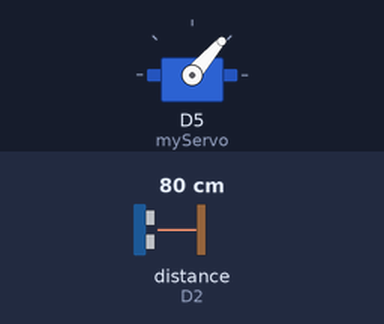
Simulated run of this sketch. Board: ESP8266 (NodeMCU). Shown: servo. Wiring (inferred from the names in the program): ultrasonic range finder: trigger D1; echo D2. The inputs (shaded band) are chosen by the test bench; at power-on: distance to the obstacle (sensor on D2) 80 cm. The echo pulse lasts 58.3 µs per cm; what the sketch prints to the serial monitor is not drawn.

Above: at 1.2 s.
1.3 s: distance to the obstacle (sensor on D2) set to 2 cm
At 1.72 s:
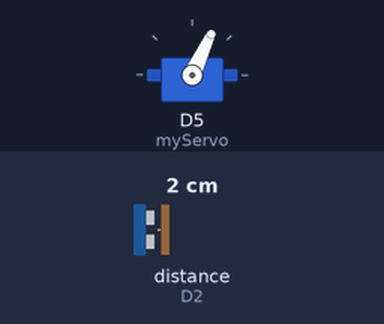
4.3 s: distance to the obstacle (sensor on D2) set to 250 cm
At 5.03 s:
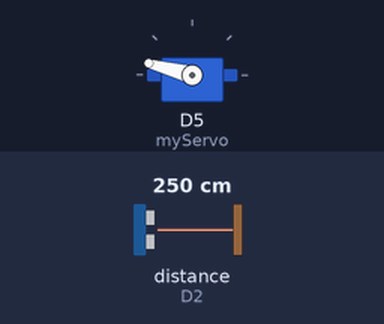
7.3 s: distance to the obstacle (sensor on D2) set to 4 cm
At 7.75 s:
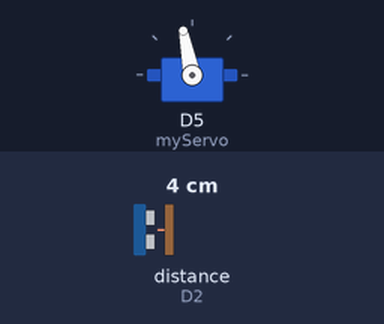
Timing chart, 0 to 16.3 s (numbered marks = the images above; inputs shaded):
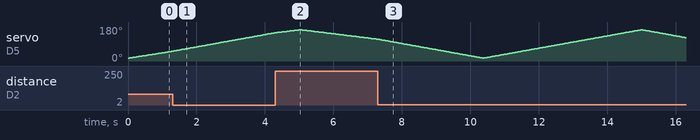

The sketch:

ultrasonicRadar_EPS2866.ino
```cpp
#include <Servo.h>

const int trigPin = D1; // Change D1 to the GPIO pin connected to the trigger pin of the ultrasonic sensor
const int echoPin = D2; // Change D2 to the GPIO pin connected to the echo pin of the ultrasonic sensor

long duration;
int distance;

Servo myServo;

void setup() {
  pinMode(trigPin, OUTPUT);
  pinMode(echoPin, INPUT);
  Serial.begin(9600);
  myServo.attach(D5); // Change D3 to the GPIO pin connected to the servo signal pin
}

void loop() {
  for (int i = 15; i <= 165; i++) {
    myServo.write(i);
    delay(30);
    distance = calculateDistance();
    Serial.print(i);
    Serial.print(",");
    Serial.print(distance);
    Serial.print(".");
  }

  for (int i = 165; i > 15; i--) {
    myServo.write(i);
    delay(30);
    distance = calculateDistance();
    Serial.print(i);
    Serial.print(",");
    Serial.print(distance);
    Serial.print(".");
  }
}

int calculateDistance() {
  digitalWrite(trigPin, LOW);
  delayMicroseconds(2);
  digitalWrite(trigPin, HIGH);
  delayMicroseconds(10);
  digitalWrite(trigPin, LOW);
  duration = pulseIn(echoPin, HIGH);
  distance = duration * 0.034 / 2;
  return distance;
}
```
